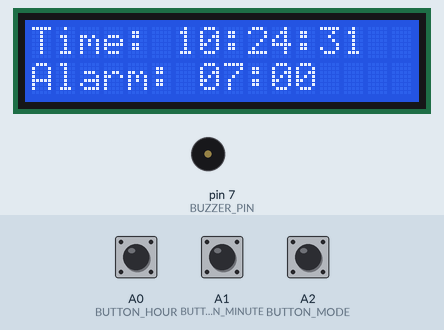
This sketch was run on a simulated Arduino Uno, built with avr-gcc and run on an emulated ATmega328P. Parts: 16×2 character LCD, buzzer (waves = sounding). The test bench sets the inputs (shaded band); at power-on: A2 (BUTTON_MODE) HIGH, A0 (BUTTON_HOUR) HIGH, A1 (BUTTON_MINUTE) HIGH. The local clock reads 2024-03-15 10:24:30 at power-on unless the sketch sets it; what the sketch prints to the serial monitor is not drawn.

Above: at 1.2 s.
1.3 s: A2 (BUTTON_MODE) pulled LOW for 1 s
At 2.16 s:
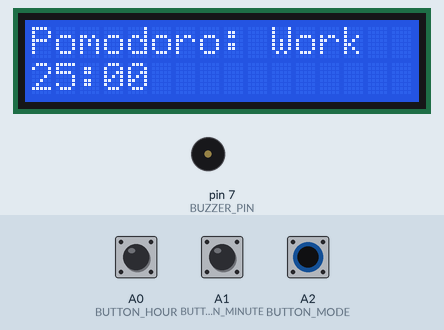
3.8 s: A0 (BUTTON_HOUR) pulled LOW for 3.2 s
At 4.18 s:
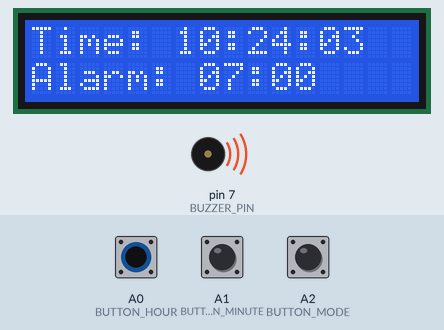
8.5 s: A2 (BUTTON_MODE) pulled LOW for 1 s
At 8.72 s:
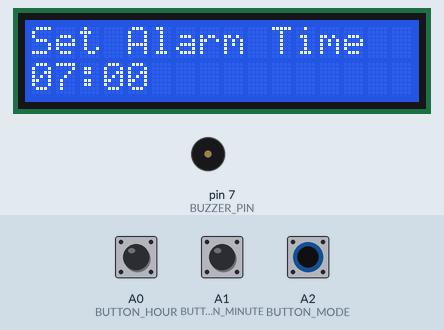
11.0 s: A1 (BUTTON_MINUTE) pulled LOW for 3.2 s
At 14.4 s:
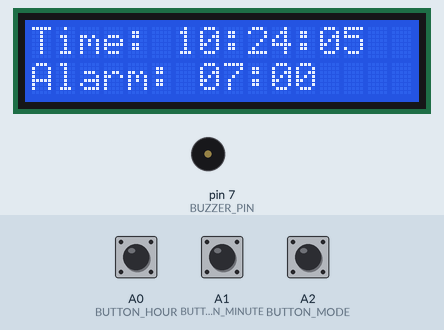
15.7 s: A0 (BUTTON_HOUR) pulled LOW for 0.15 s
At 16.8 s:
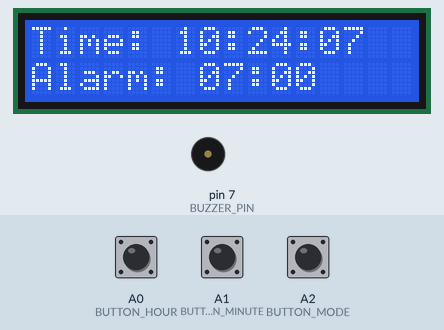
17.5 s: A1 (BUTTON_MINUTE) pulled LOW for 0.15 s
At 18.7 s:
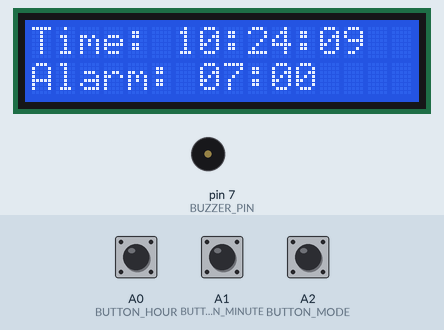
Timing chart, 0 to 20.5 s (numbered marks = the images above; inputs shaded):
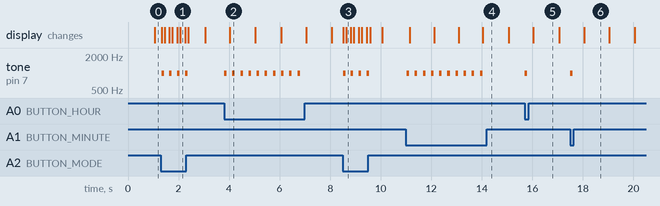

Measured:
- after the input at 1.3 s, tone on pin 7 (BUZZER_PIN): alternates 1000 Hz for 0.10 s and silent for 0.21 s, 8 changes in all, then stays silent, starting at once; the display: first changes at once (image 1 shows a later state)
- after the input at 3.8 s, tone on pin 7 (BUZZER_PIN): alternates 1000 Hz for 0.10 s and silent for 0.22 s, 20 changes in all, then stays silent, starting at once
- after the input at 8.5 s, tone on pin 7 (BUZZER_PIN): alternates 1000 Hz for 0.10 s and silent for 0.21 s, 8 changes in all, then stays silent, starting at once; the display: first changes at once (image 3 shows a later state)
- after the input at 11.0 s, tone on pin 7 (BUZZER_PIN): alternates 1000 Hz for 0.10 s and silent for 0.22 s, 20 changes in all, then stays silent, starting at once
- after the input at 15.7 s, tone on pin 7 (BUZZER_PIN): silent → 1000 Hz at once, → silent 0.10 s later
- after the input at 17.5 s, tone on pin 7 (BUZZER_PIN): silent → 1000 Hz at once, → silent 0.10 s later
- what the display in image 2 shows lasts 1.0 s, from 4.0 s to 5.0 s

The sketch:

Pomodoro_clock_.ino
```cpp
#include <Wire.h>
#include "RTClib.h"
#include <LiquidCrystal_I2C.h>

// --- RTC and LCD initialization ---
RTC_DS3231 rtc;
LiquidCrystal_I2C lcd(0x27, 16, 2);

// --- Button and buzzer pins ---
#define BUTTON_HOUR A0      // Button to increase hours
#define BUTTON_MINUTE A1    // Button to increase minutes
#define BUTTON_MODE A2      // Button to change mode
#define BUZZER_PIN 7        // Buzzer output pin

// --- Operating modes ---
enum Mode {
  MODE_CLOCK,
  MODE_SET_ALARM,
  MODE_SET_TIME,
  MODE_POMODORO,
};
Mode mode = MODE_CLOCK;

// --- Alarm variables ---
int alarmHour = 7;
int alarmMinute = 0;

// --- Time setting variables ---
int setHour = 0;
int setMinute = 0;

// --- Pomodoro variables ---
unsigned long pomodoroStartTime = 0;
bool pomodoroWorkPhase = true;   // true = work, false = break
bool pomodoroRunning = false;

// --- Debounce ---
unsigned long lastDebounceTime = 0;
const int debounceDelay = 200;

void playAlarmSound() {
  for (int i = 0; i < 3; i++) {
    tone(BUZZER_PIN, 2000, 100);
    delay(500);
    noTone(BUZZER_PIN);
    delay(500);
    tone(BUZZER_PIN, 2000, 100);
    delay(500);
    noTone(BUZZER_PIN);
    delay(500);
  }
}

void playClickSound() {
  tone(BUZZER_PIN, 1000, 500);
  delay(100);
  noTone(BUZZER_PIN);
}

void setup() {
  Serial.begin(9600);
  Wire.begin();
  lcd.init();
  lcd.backlight();
  rtc.begin();
  // To reset the time, uncomment the next line:
  // rtc.adjust(DateTime(2025, 7, 8, 14, 13, 0));

  pinMode(BUTTON_HOUR, INPUT_PULLUP);
  pinMode(BUTTON_MINUTE, INPUT_PULLUP);
  pinMode(BUTTON_MODE, INPUT_PULLUP);
  pinMode(BUZZER_PIN, OUTPUT);
}

void loop() {
  DateTime now = rtc.now();

  // If in CLOCK mode and current time matches alarm time — trigger alarm
  if (mode == MODE_CLOCK) {
    if (now.hour() == alarmHour && now.minute() == alarmMinute && now.second() == 0) {
      playAlarmSound();
    }
  }

  handleButtons();

  switch (mode) {
    case MODE_CLOCK:
      updateClockDisplay();
      break;
    case MODE_SET_ALARM:
      updateAlarmSetting();
      break;
    case MODE_SET_TIME:
      updateTimeSetting();
      break;
    case MODE_POMODORO:
      updatePomodoro();
      break;
  }
}

void handleButtons() {
  if (millis() - lastDebounceTime > debounceDelay) {
    if (digitalRead(BUTTON_HOUR) == LOW) {
      handleHourButton();
      lastDebounceTime = millis();
    } else if (digitalRead(BUTTON_MINUTE) == LOW) {
      handleMinuteButton();
      lastDebounceTime = millis();
    } else if (digitalRead(BUTTON_MODE) == LOW) {
      handleModeButton();
      lastDebounceTime = millis();
    }
  }
}

void handleHourButton() {
  if (mode == MODE_SET_ALARM) {
    alarmHour = (alarmHour + 1) % 24;
  } else if (mode == MODE_SET_TIME) {
    setHour = (setHour + 1) % 24;
  }
  playClickSound();
}

void handleMinuteButton() {
  if (mode == MODE_SET_ALARM) {
    alarmMinute = (alarmMinute + 1) % 60;
  } else if (mode == MODE_SET_TIME) {
    setMinute = (setMinute + 1) % 60;
  }
  playClickSound();
}

void handleModeButton() {
  // If exiting time setting mode — update RTC
  if (mode == MODE_SET_TIME) {
    DateTime now = rtc.now();
    rtc.adjust(DateTime(now.year(), now.month(), now.day(), setHour, setMinute, 0));
    Serial.print("RTC updated: ");
    Serial.print(setHour);
    Serial.print(":");
    Serial.println(setMinute);
  }

  // Switch to the next mode
  mode = static_cast<Mode>((mode + 1) % 4);

  // If entering time setting mode — load current time
  if (mode == MODE_SET_TIME) {
    DateTime now = rtc.now();
    setHour = now.hour();
    setMinute = now.minute();
  }

  // If entering Pomodoro mode — start timer
  if (mode == MODE_POMODORO) {
    pomodoroStartTime = millis();
    pomodoroWorkPhase = true;
    pomodoroRunning = true;
  } else {
    pomodoroRunning = false;
  }

  lcd.clear();
  playClickSound();
}

void updateClockDisplay() {
  DateTime now = rtc.now();
  lcd.setCursor(0, 0);
  lcd.print("Time: ");
  printTwoDigits(now.hour());
  lcd.print(":");
  printTwoDigits(now.minute());
  lcd.print(":");
  printTwoDigits(now.second());

  lcd.setCursor(0, 1);
  lcd.print("Alarm: ");
  printTwoDigits(alarmHour);
  lcd.print(":");
  printTwoDigits(alarmMinute);
  lcd.print("         ");
}

void updateAlarmSetting() {
  lcd.setCursor(0, 0);
  lcd.print("Set Alarm Time ");
  lcd.setCursor(0, 1);
  printTwoDigits(alarmHour);
  lcd.print(":");
  printTwoDigits(alarmMinute);
  lcd.print("        ");
}

void updateTimeSetting() {
  lcd.setCursor(0, 0);
  lcd.print("Set Clock Time ");
  lcd.setCursor(0, 1);
  printTwoDigits(setHour);
  lcd.print(":");
  printTwoDigits(setMinute);
  lcd.print("        ");
}

void updatePomodoro() {
  if (!pomodoroRunning) return;

  unsigned long currentTime = millis();
  unsigned long elapsed = (currentTime - pomodoroStartTime) / 1000; // in seconds

  // Pomodoro phase durations
  const int WORK_DURATION = 25 * 60;
  const int BREAK_DURATION = 5 * 60;

  int duration = pomodoroWorkPhase ? WORK_DURATION : BREAK_DURATION;

  if (elapsed >= duration) {
    // Switch phase
    pomodoroWorkPhase = !pomodoroWorkPhase;
    pomodoroStartTime = currentTime;

    // Sound notification
    tone(BUZZER_PIN, 1000, 700);
  }

  int remaining = duration - elapsed;
  int minutes = remaining / 60;
  int seconds = remaining % 60;

  lcd.setCursor(0, 0);
  if (pomodoroWorkPhase) {
    lcd.print("Pomodoro: Work   ");
  } else {
    lcd.print("Pomodoro: Break  ");
  }

  lcd.setCursor(0, 1);
  printTwoDigits(minutes);
  lcd.print(":");
  printTwoDigits(seconds);
  lcd.print("        ");
}

void printTwoDigits(int number) {
  if (number < 10) lcd.print("0");
  lcd.print(number);
}
```
